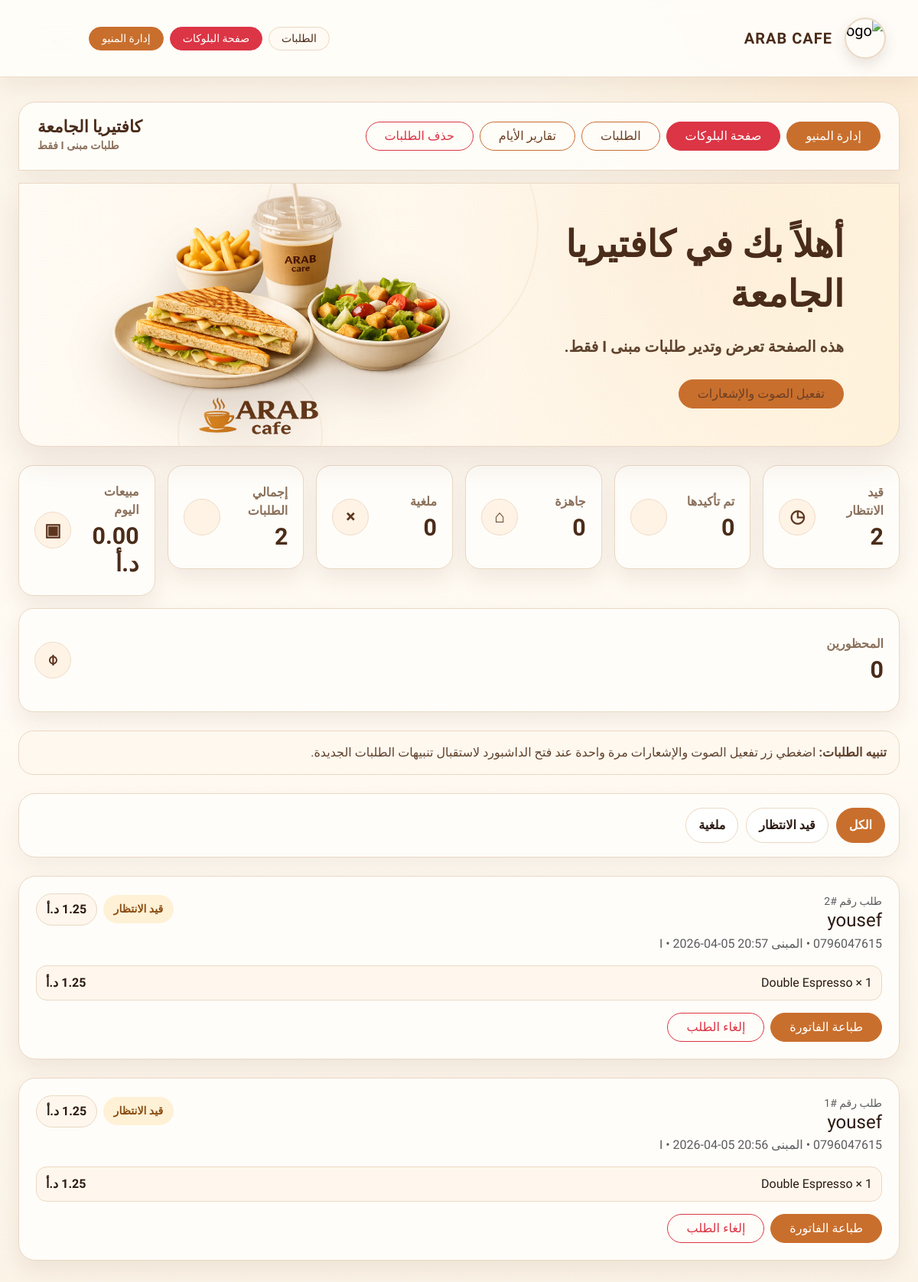
The app's page /adminarabcafeaau123/dashboard (signed in), older data.
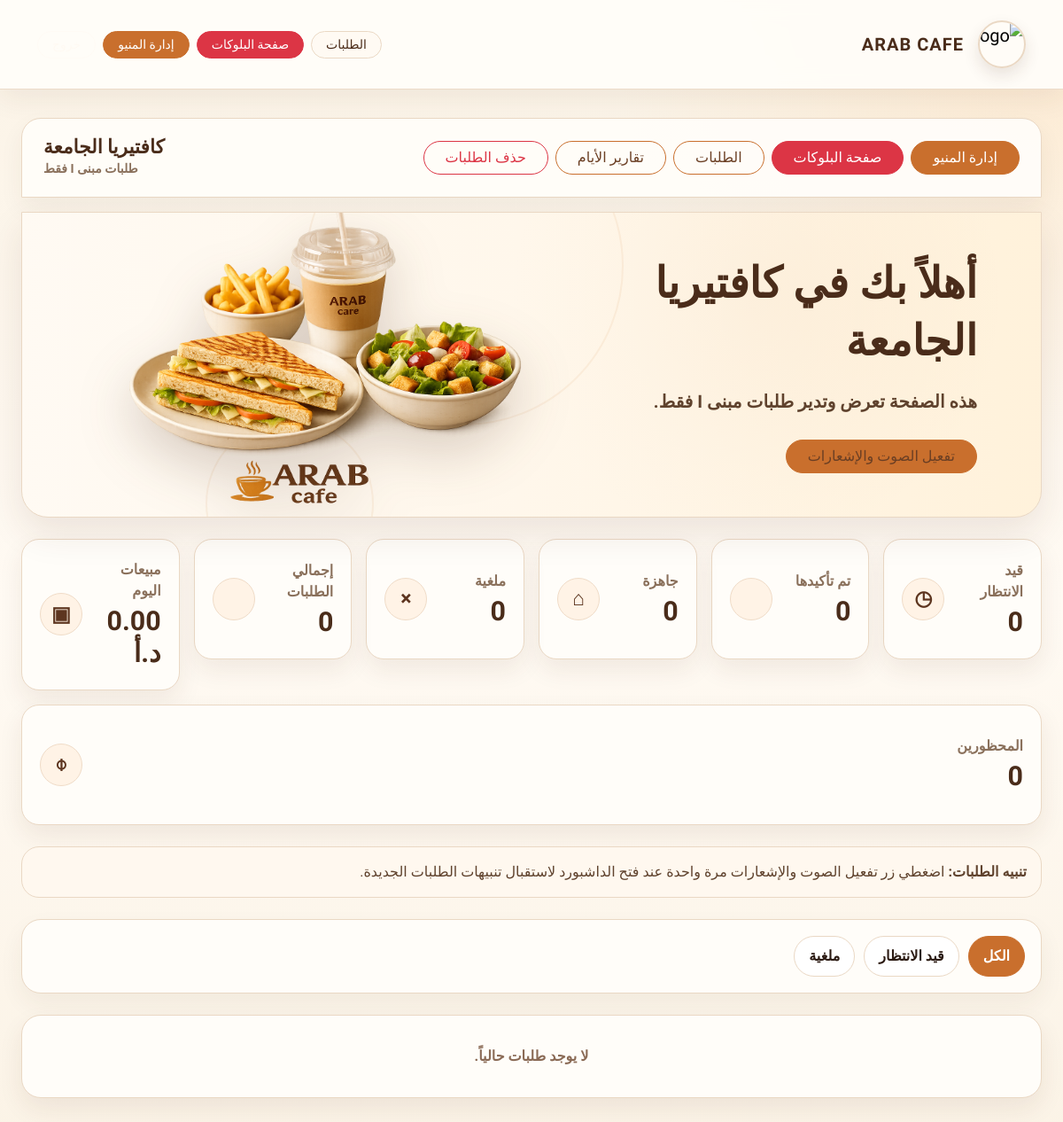
The same page, newer data.
### app.py (models this page shows)
class Order(db.Model):
    id = db.Column(db.Integer, primary_key=True)
    student_name = db.Column(db.String(120), nullable=False)
    phone = db.Column(db.String(30), nullable=False)
    customer_ip = db.Column(db.String(80), nullable=True)
    building = db.Column(db.String(10), nullable=False, default='I')
    notes = db.Column(db.String(255), nullable=True)
    status = db.Column(db.String(30), default='pending')
    total = db.Column(db.Float, nullable=False)
    created_at = db.Column(db.DateTime, default=jordan_now)
    confirmed_at = db.Column(db.DateTime, nullable=True)
    ready_at = db.Column(db.DateTime, nullable=True)
    receipt_printed_at = db.Column(db.DateTime, nullable=True)
    items = db.relationship('OrderItem', backref='order', cascade='all, delete-orphan', lazy=True)

class OrderItem(db.Model):
    id = db.Column(db.Integer, primary_key=True)
    order_id = db.Column(db.Integer, db.ForeignKey('order.id'), nullable=False)
    menu_item_id = db.Column(db.Integer, db.ForeignKey('menu_item.id'), nullable=False)
    item_name = db.Column(db.String(140), nullable=False)
    quantity = db.Column(db.Integer, nullable=False)
    unit_price = db.Column(db.Float, nullable=False)

### app.py (the view)
@app.route(f'/{ADMIN_SECRET_PATH}/dashboard')
@admin_required
def admin_dashboard():
    status = request.args.get('status')
    building = current_admin_building()
    query = building_orders_query().order_by(Order.created_at.desc())
    if status:
        query = query.filter_by(status=status)
    orders = query.all()
    stats_query = building_orders_query()
    stats = {
        'pending': building_orders_query().filter_by(status='pending').count(),
        'confirmed': building_orders_query().filter_by(status='confirmed').count(),
        'ready': building_orders_query().filter_by(status='ready').count(),
        'cancelled': building_orders_query().filter_by(status='cancelled').count(),
        'total_orders': stats_query.count(),
        'blocked_users': BlockedUser.query.count(),
        'sales_today': round(
            db.session.query(func.coalesce(func.sum(Order.total), 0.0))
            .filter(Order.building == building)
            .filter(Order.status != 'cancelled')
            .filter(func.date(Order.created_at) == jordan_now().date().isoformat())
            .scalar() or 0.0, 2
        )
    }
    return render_template('admin_dashboard.html', orders=orders, stats=stats, active_status=status, admin_building=building)

### app.py (called while the page is built)
def jordan_now():
    return datetime.now(JORDAN_TZ).replace(tzinfo=None)

def admin_required(func_):
    @wraps(func_)
    def wrapper(*args, **kwargs):
        if not session.get('admin_id'):
            return redirect(url_for('admin_login'))
        if session.get('admin_building') not in {'I', 'B'}:
            session['admin_building'] = 'I'
        return func_(*args, **kwargs)
    return wrapper

def current_admin_building():
    return session.get('admin_building') if session.get('admin_building') in {'I', 'B'} else 'I'

def building_orders_query():
    return Order.query.filter_by(building=current_admin_building())

def is_admin_area_path(path=None):
    path = path or request.path
    admin_root = f'/{ADMIN_SECRET_PATH}'
    return path == admin_root or path.startswith(admin_root + '/') or path.startswith('/receipt/')

@app.before_request
def protect_admin_pages_globally():
    admin_root = f'/{ADMIN_SECRET_PATH}'
    if request.path == admin_root:
        return None
    if is_admin_area_path() and not session.get('admin_id'):
        flash('لازم تسجل دخول كأدمن أولاً.', 'warning')
        return redirect(url_for('admin_login'))
    return None

### templates/admin_dashboard.html (shortened to what this page needs)
{% extends 'base.html' %}
{% block content %}
<div class="container-fluid admin-dashboard-shell py-3 px-3 px-lg-4">
  <div class="admin-dashboard-topbar mb-3">
    <div class="d-flex flex-wrap gap-2">
      <a href="{{ url_for('manage_menu') }}" class="btn btn-nav-primary rounded-pill px-4">إدارة المنيو</a>
      <a href="{{ url_for('blocked_users') }}" class="btn btn-danger rounded-pill px-4">صفحة البلوكات</a>
      <a href="{{ url_for('admin_dashboard') }}" class="btn btn-outline-secondary rounded-pill px-4">الطلبات</a>
      <a href="{{ url_for('reports') }}" class="btn btn-outline-secondary rounded-pill px-4">تقارير الأيام</a>
      <form method="POST" action="{{ url_for('delete_all_orders') }}" onsubmit="return confirm('متأكد أنك تريد حذف جميع الطلبات؟');">
        <button type="submit" class="btn btn-outline-danger rounded-pill px-4">حذف الطلبات</button>
      </form>
    </div>
    <div class="admin-dashboard-brand text-end">
      <div class="d-flex align-items-center justify-content-end gap-2">
        <div>
          <div class="brand-title-ar">كافتيريا الجامعة</div>
          <small>طلبات مبنى {{ admin_building }} فقط</small>
        </div>
      </div>
    </div>
  </div>
  <div class="dashboard-hero admin-food-hero mb-4">
    <div class="hero-copy">
      <h1 class="mb-3">أهلاً بك في كافتيريا الجامعة</h1>
      <p class="mb-4">هذه الصفحة تعرض وتدير طلبات مبنى {{ admin_building }} فقط.</p>
      <button type="button" class="btn btn-nav-primary rounded-pill px-4" id="enable-sound-btn">تفعيل الصوت والإشعارات</button>
    </div>
    <div class="hero-food-wrap">
      <img src="{{ url_for('static', filename='admin-dashboard-food.png') }}" class="hero-food-img" alt="Arab Cafe Food">
    </div>
  </div>
  <div class="row g-3 mb-4 admin-stats-row">
    <div class="col-xl col-lg-3 col-md-4 col-6"><div class="stat-card admin-stat"><span class="stat-icon">◷</span><div><span>قيد الانتظار</span><strong>{{ stats.pending }}</strong></div></div></div>
    <div class="col-xl col-lg-3 col-md-4 col-6"><div class="stat-card admin-stat"><span class="stat-icon"></span><div><span>تم تأكيدها</span><strong>{{ stats.confirmed }}</strong></div></div></div>
    <div class="col-xl col-lg-3 col-md-4 col-6"><div class="stat-card admin-stat"><span class="stat-icon">⌂</span><div><span>جاهزة</span><strong>{{ stats.ready }}</strong></div></div></div>
    <div class="col-xl col-lg-3 col-md-4 col-6"><div class="stat-card admin-stat"><span class="stat-icon">×</span><div><span>ملغية</span><strong>{{ stats.cancelled }}</strong></div></div></div>
    <div class="col-xl col-lg-3 col-md-4 col-6"><div class="stat-card admin-stat"><span class="stat-icon"></span><div><span>إجمالي الطلبات</span><strong>{{ stats.total_orders }}</strong></div></div></div>
    <div class="col-xl col-lg-3 col-md-4 col-6"><div class="stat-card admin-stat"><span class="stat-icon">▣</span><div><span>مبيعات اليوم</span><strong>{{ '%.2f'|format(stats.sales_today) }} د.أ</strong></div></div></div>
    <div class="col-xl col-lg-3 col-md-4 col-6"><div class="stat-card admin-stat"><span class="stat-icon">⌽</span><div><span>المحظورين</span><strong>{{ stats.blocked_users }}</strong></div></div></div>
  </div>
  <div class="alert alert-warning d-flex flex-wrap align-items-center justify-content-between gap-2 mb-4 admin-soft-alert" role="alert">
    <div>
      <strong>تنبيه الطلبات:</strong> اضغطي زر تفعيل الصوت والإشعارات مرة واحدة عند فتح الداشبورد لاستقبال تنبيهات الطلبات الجديدة.
    </div>
  </div>
 <div class="filter-bar mb-4">
  <a href="{{ url_for('admin_dashboard') }}" class="filter-pill {% if not active_status %}active{% endif %}">الكل</a>
  <a href="{{ url_for('admin_dashboard', status='pending') }}" class="filter-pill {% if active_status == 'pending' %}active{% endif %}">قيد الانتظار</a>
  <a href="{{ url_for('admin_dashboard', status='cancelled') }}" class="filter-pill {% if active_status == 'cancelled' %}active{% endif %}">ملغية</a>
</div>
  <div id="orders-container">
    {% include 'partials/orders_list.html' %}
  </div>
</div>
{% endblock %}

### templates/partials/orders_list.html (shortened to what this page needs)
<div class="row g-4">
  {% for order in orders %}
  <div class="col-12">
    <div class="order-card">
      <div class="d-flex justify-content-between align-items-start flex-wrap gap-3">
        <div>
          <div class="small text-muted">طلب رقم #{{ order.id }}</div>
          <h4 class="mb-1">{{ order.student_name }}</h4>
          <div class="text-muted">{{ order.phone }} • المبنى {{ order.building }} • {{ order.created_at.strftime('%Y-%m-%d %H:%M') }}{% if order.customer_ip %} • IP: {{ order.customer_ip }}{% endif %}</div>
        </div>
        <div class="d-flex align-items-center gap-2 flex-wrap">
          <span class="status-pill status-{{ order.status }}">
            {% if order.status == 'pending' %}قيد الانتظار{% elif order.status == 'confirmed' %}تم التأكيد{% elif order.status == 'ready' %}جاهز{% else %}ملغي{% endif %}
          </span>
          <span class="price-tag">{{ '%.2f'|format(order.total) }} د.أ</span>
        </div>
      </div>
      <div class="items-summary mt-3">
        {% for item in order.items %}
        <div class="summary-line">
          <span>{{ item.quantity }} × {{ item.item_name }}</span>
          <strong>{{ '%.2f'|format(item.unit_price * item.quantity) }} د.أ</strong>
        </div>
        {% endfor %}
      </div>
      <div class="d-flex flex-wrap gap-2 mt-3">
        <a href="{{ url_for('print_receipt', order_id=order.id) }}" class="btn btn-dark rounded-pill px-4">
          طباعة الفاتورة
        </a>
        {% if order.status != 'cancelled' %}
        <form method="POST" action="{{ url_for('cancel_order', order_id=order.id) }}">
          <button class="btn btn-outline-danger rounded-pill px-4">إلغاء الطلب</button>
        </form>
        {% endif %}
      </div>
    </div>
  </div>
  {% else %}
    <div class="col-12">
      <div class="empty-box">لا يوجد طلبات حالياً.</div>
    </div>
  {% endfor %}
</div>

Row changes from the older to the newer data that the page shows:
removed Order: id "2", student_name "yousef", building "I", created_at "2026-04-05 20:57", status "قيد الانتظار"
removed OrderItem: item_name "Double Espresso", shown under "2"
removed Order: id "1", student_name "yousef", building "I", created_at "2026-04-05 20:56", status "قيد الانتظار"
removed OrderItem: item_name "Double Espresso", shown under "1"
Text that changed along with them:
{{ stats.pending }}: "2" → "0"
{{ stats.total_orders }}: "2" → "0"
text now shown: "لا يوجد طلبات حالياً."
